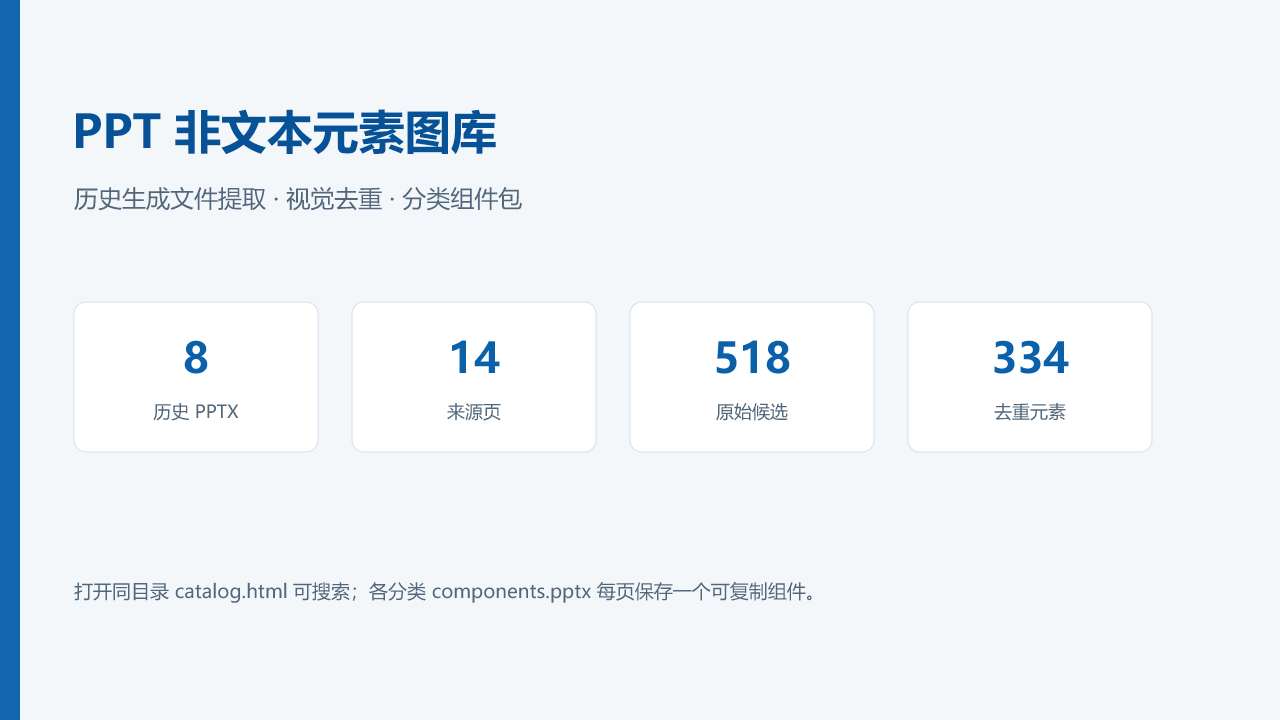
#> input picture Image repository/overview/slide-001.png, 1280 x 720 px
$ python create_montage.py --indir '../Image repository/overview' --output out.png
#> lines starting #> are read from the running program, lines starting #| are printed output that depends on the picture
from pathlib import Path
from PIL import Image, ImageDraw
import argparse

ap = argparse.ArgumentParser()
ap.add_argument('--indir', required=True)
ap.add_argument('--output', required=True)
a = ap.parse_args()
files = sorted(Path(a.indir).glob('slide-*.png'))
thumbs = []
for f in files:
    im = Image.open(f).convert('RGB')
    im.thumbnail((480,270))
#> im: PIL image 480x270 RGB
    thumbs.append((f.name, im.copy()))
canvas = Image.new('RGB', (960, ((len(thumbs)+1)//2)*300), 'white')
#> canvas: PIL image 960x300 RGB; every value is 255
d = ImageDraw.Draw(canvas)
for i, (name, im) in enumerate(thumbs):
    x = (i % 2) * 480
    y = (i // 2) * 300
    canvas.paste(im, (x, y + 20))
    d.text((x + 8, y + 3), name, fill='black')
#> this loop made 1 pass
#> (name, x, y) on pass 1: ('slide-001.png', 0, 0)
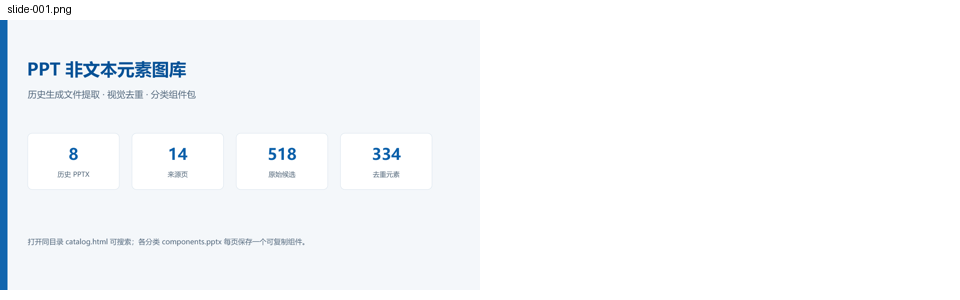
#> canvas: PIL image 960x300 RGB; mean R, G, B 247, 249.3, 251.4
canvas.save(a.output)

$ run again, on Image repository/overview/slide-002.png
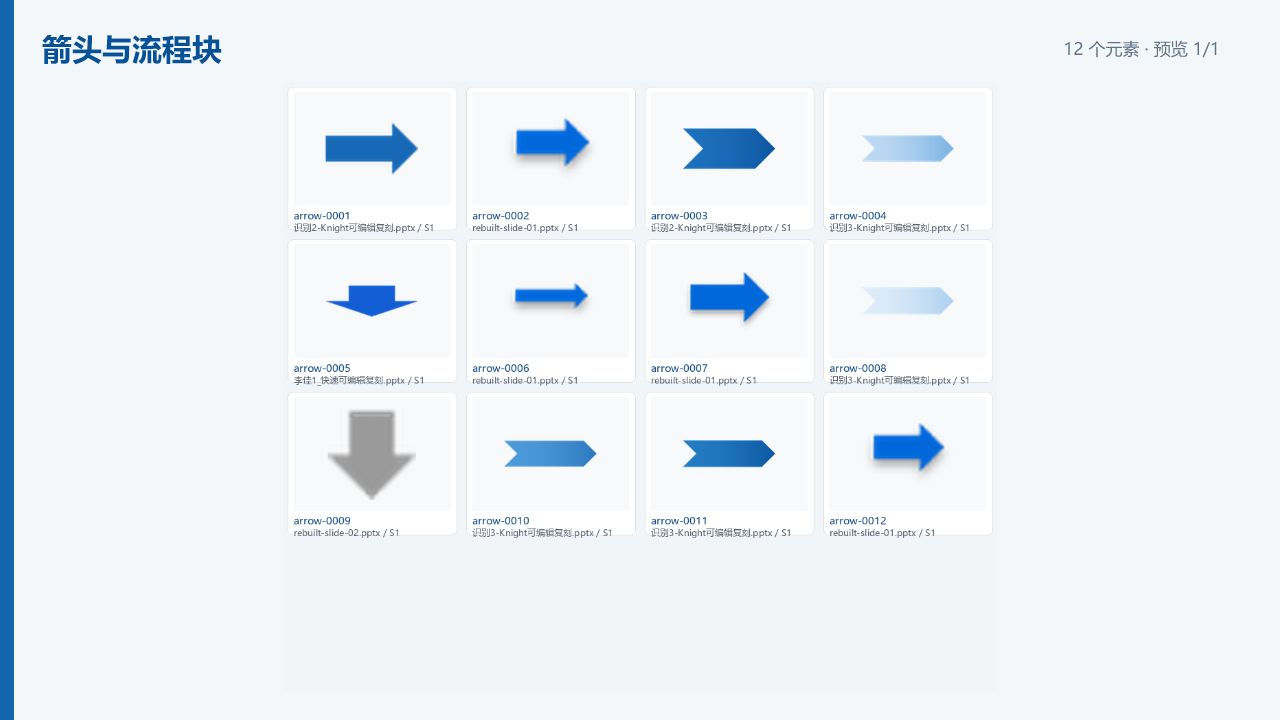
#> input picture Image repository/overview/slide-002.png, 1280 x 720 px
#> the loop `for i, (name, im) in enumerate(thumbs):` made 1 pass
#> (name, x, y) on pass 1: ('slide-002.png', 0, 0)
#> after the loop `for i, (name, im) in enumerate(thumbs):`:
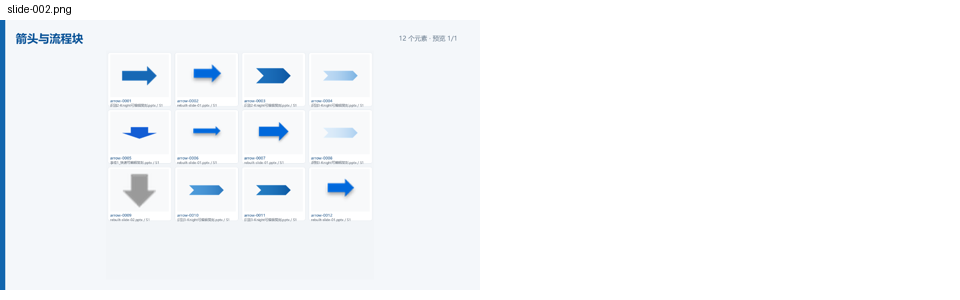
#> canvas: PIL image 960x300 RGB; mean R, G, B 246.3, 248.7, 251.1

$ run again, on Image repository/overview/slide-003.png
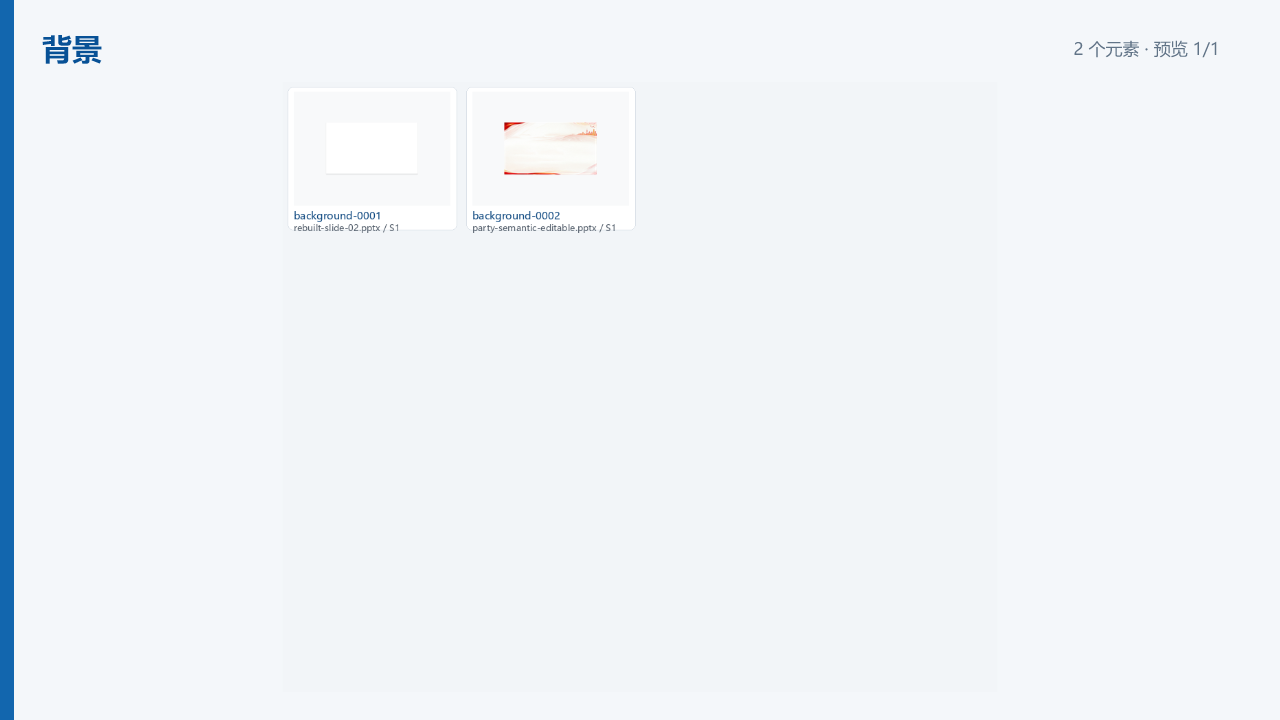
#> input picture Image repository/overview/slide-003.png, 1280 x 720 px
#> the loop `for i, (name, im) in enumerate(thumbs):` made 1 pass
#> (name, x, y) on pass 1: ('slide-003.png', 0, 0)
#> after the loop `for i, (name, im) in enumerate(thumbs):`:
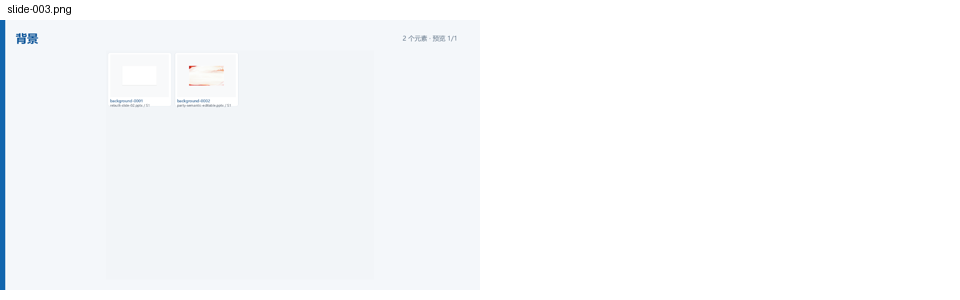
#> canvas: PIL image 960x300 RGB; mean R, G, B 248.3, 250.1, 251.7

$ run again, on Image repository/overview/slide-004.png
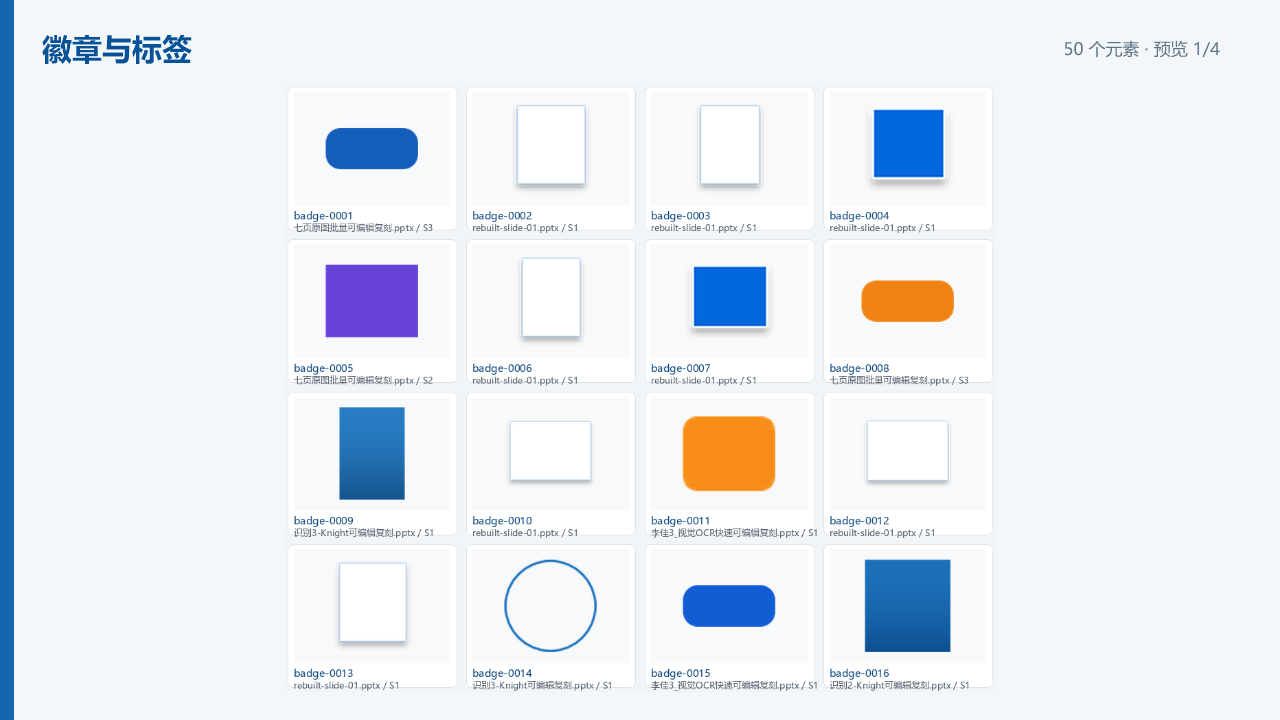
#> input picture Image repository/overview/slide-004.png, 1280 x 720 px
#> the loop `for i, (name, im) in enumerate(thumbs):` made 1 pass
#> (name, x, y) on pass 1: ('slide-004.png', 0, 0)
#> after the loop `for i, (name, im) in enumerate(thumbs):`:
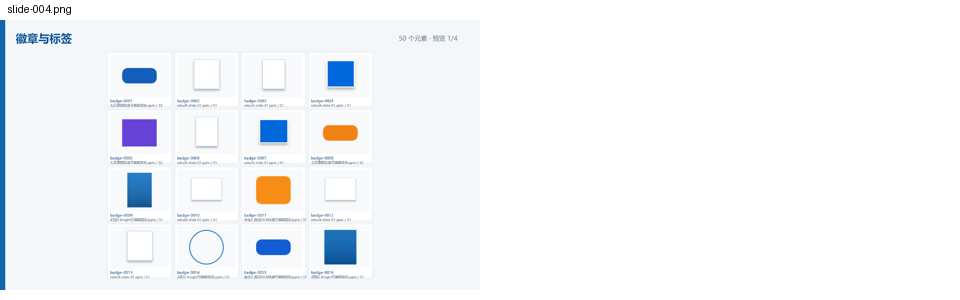
#> canvas: PIL image 960x300 RGB; mean R, G, B 244.8, 246.9, 249.6
